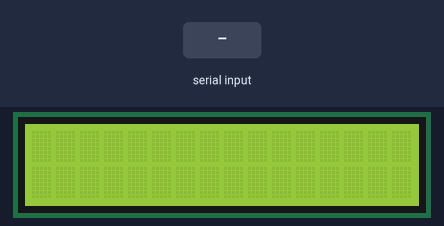
Recording of a sketch running on a simulated Arduino Uno, built with avr-gcc and run on an emulated ATmega328P. Shown: 16×2 character LCD. Inputs (shaded band) come from the test bench.

Above: at 1.2 s.
1.3 s: "1" received over Serial
At 2.3 s:
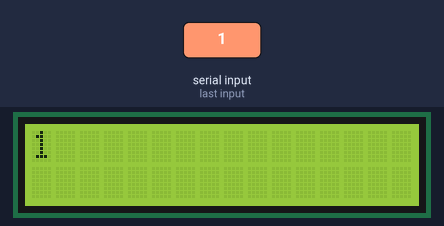
2.9 s: "0" received over Serial
At 3.6 s:
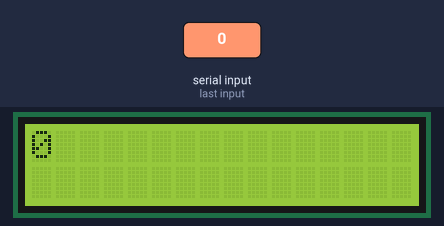
4.5 s: "2" received over Serial
At 6.0 s:
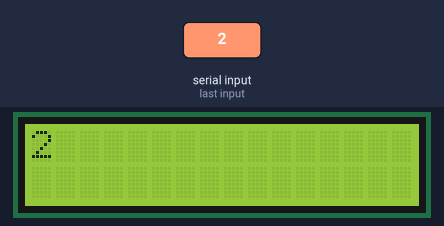
Timing chart, 0 to 7.5 s (numbered marks = the images above; inputs shaded):
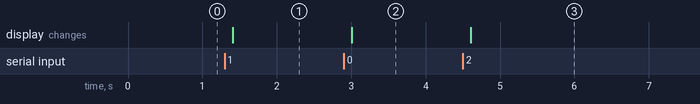

The sketch:

2.serial.read.ino
```cpp
#include "LiquidCrystal_I2C.h"


// 构造 LCD 对象
LiquidCrystal_I2C lcd(0x27, 16, 2);

void setup() {
  // 初始化 lcd 对象
  lcd.init();
  // 开启背光
  lcd.backlight();
  // 设置串口波特率
  Serial.begin(9600);
}

void loop() {
  // 检测是否有串口输入
  if (Serial.available()){
    // 延时 100ms，等待所有的数据传输完成
    delay(100);
    // 清屏
    lcd.clear();
    // 反复读取串口缓冲区的数据，并显示在屏幕上
    while(Serial.available()) {
      lcd.write(Serial.read());
      }

    }

}
```

Measured:
- after the input at 1.3 s, the display: changes after 0.10 s (image 1)
- after the input at 2.9 s, the display: changes after 0.10 s (image 2)
- after the input at 4.5 s, the display: changes after 0.10 s (image 3)
